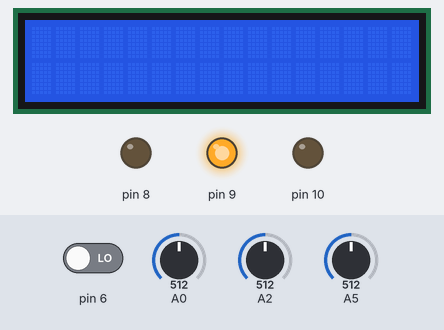
Recording of a sketch running on a simulated Arduino Uno, built with avr-gcc and run on an emulated ATmega328P. Parts: 16×2 character LCD, output pins drawn as LEDs (lit = HIGH). The inputs (shaded band) are chosen by the test bench; at power-on: A0 = 512, pin 6 LOW, A2 = 512, A5 = 512.

Above: at 1.2 s.
1.3 s: A0 set to 66
2.8 s: A0 set to 61
At 4.0 s:
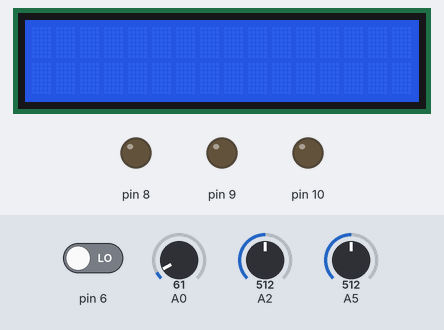
4.3 s: A0 set to 17
At 5.2 s:
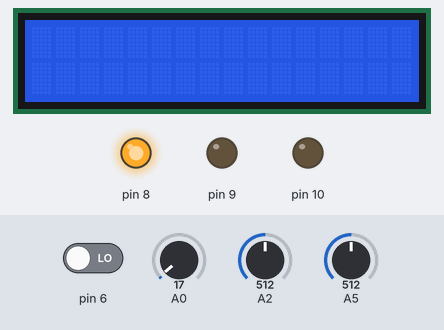
5.8 s: pin 6 driven HIGH
At 6.5 s:
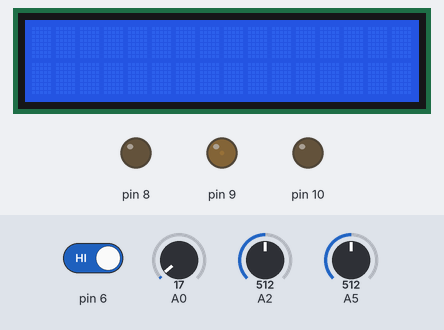
Timing chart, 0 to 8.3 s (numbered marks = the images above; inputs shaded):
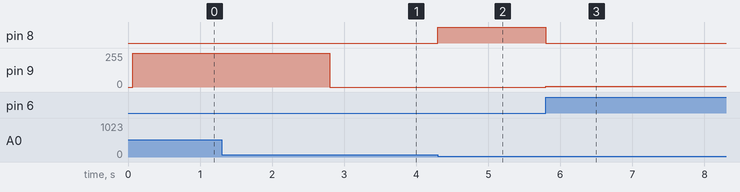

The sketch:

projetoFinalFIPA6.ino
```cpp
//Bibliotecas
#include <LiquidCrystal.h>

//Variáveis LCD
LiquidCrystal lcd(12, 11, 5, 4, 3, 2);
String texto1, texto2;


//Variáveis menu
int estado=0;
int sensorValue;
boolean indo=false;

//Variáveis  Módulo 1
int temperatura = 0;
int ler_cooler;
int contadorImprimeTela = 0;

//Variáveis Módulo 2
int potenciometro;

//Variáveis Módulo 3
String inputString = "";
boolean stringComplete = false;
boolean ligado=false;
int convertido;

//Funçoes LCD
void imprimeLcd(LiquidCrystal lcd, String textoCima, String textoBaixo) {
  lcd.clear();
  lcd.setCursor(0,0);
  lcd.print(textoCima);
  lcd.setCursor(0,1);
  lcd.print(textoBaixo);
  delay(10);
}
//Funções Diversas
int Menor(int menor1,int menor2,int x, int i)
{
  if(x == 0) return (menor2);
  if(menor1 < menor2) menor2 = menor1;
  switch (i) {
    case 0:
      Menor(analogRead(A0),menor2,x-1, i);
    break;
    case 1:
      Menor(analogRead(A1),menor2,x-1, i);
    break;
    case 2:
      Menor(analogRead(A2),menor2,x-1, i);
    break;
    case 3:
      Menor(analogRead(A3),menor2,x-1, i);
    break;
    case 4:
      Menor(analogRead(A4),menor2,x-1, i);
    break;
    case 5:
      Menor(analogRead(A5),menor2,x-1, i);
    break;
  }
}

void zeraPinos() {
  digitalWrite(8, LOW);
  digitalWrite(9, LOW);
  digitalWrite(10, LOW);
}

void setup() {
  //Inicializações Menu
  Serial.begin(9600);
  pinMode(6, INPUT);
  //Inicializações LCD
  lcd.begin(16,2);
  //Inicializações Módulo 1
  pinMode(9,OUTPUT);
  pinMode(8,OUTPUT);
  //Inicializações Módulo 2
  pinMode(10,OUTPUT);
  //Inicializações Módulo 3
  inputString.reserve(200);
}

//Módulo 1
void modulo1() {
  temperatura = analogRead(A0);
  temperatura *= 0.48828125;
  //ler_cooler = analogRead(A2);
  ler_cooler = analogRead(A2);
  texto2 = "";
  texto2+="T = ";
  texto2+=temperatura;
  texto2+= " V = ";
  texto2+= map(ler_cooler,0,500,0,100);
  texto2+= "%";
  if(temperatura > 29)
  {
    digitalWrite(9,HIGH);
    digitalWrite(8,LOW);
  }
  else
  {
    digitalWrite(9,LOW);
    if(temperatura <= 27)
    {
      digitalWrite(8,HIGH);
    }
    else
    {
      digitalWrite(8,LOW);
    }
  }
  texto1= "Modulo 1";
  if (contadorImprimeTela == 100){
    imprimeLcd(lcd, texto1, texto2);
    contadorImprimeTela = 0;
  }
  else {
    contadorImprimeTela++;
  }
}

//Módulo 2
void modulo2() {
  potenciometro = analogRead(A5);
  texto1 = "Modulo 2";
  texto2 = "";
  texto2+="P = ";
  texto2+=potenciometro;
  if (potenciometro>=500) {
    digitalWrite(8, LOW);
    analogWrite(9,map(potenciometro,500,1023,0,255));
  }
  else {
    digitalWrite(9, LOW);
    analogWrite(8, map(potenciometro,0,499,0,255));
  }
  imprimeLcd(lcd, texto1, texto2);
}

//Módulo 3
boolean testaVel(String valor) {
  if (valor=="48"||valor=="49"||valor=="50"||valor=="51"||valor=="52"||valor=="53"||valor=="54"||valor=="55"||valor=="56"||valor=="57") {
    return true;
  }
  return false;
}

int converteVel(String valor) {
  if (valor=="48") return 0;
  if (valor=="49") return 1;
  if (valor=="50") return 2;
  if (valor=="51") return 3;
  if (valor=="52") return 4;
  if (valor=="53") return 5;
  if (valor=="54") return 6;
  if (valor=="55") return 7;
  if (valor=="56") return 8;
  if (valor=="57") return 9;
}

void modulo3() {
  if (stringComplete) {
    if (inputString=="97") {
      if (ligado) {
        digitalWrite(8, LOW);
        ligado = false;
      }
      else {
        digitalWrite(8, HIGH);
        ligado = true;
      }
    }
    stringComplete = false;
  }
  else if (testaVel(inputString)) {
    convertido = converteVel(inputString);
    analogWrite(9, map(convertido, 0,9,0,255));
  }
  texto1 = "Modulo 3";
  texto2 = "LED: ";
  if (ligado) texto2+="ON";
  else texto2+="OFF";
  texto2+= " V= ";
  texto2+= map(convertido, 0, 9, 0, 100);
  imprimeLcd(lcd, texto1, texto2);
}

void serialEvent() {
  while (Serial.available()) {
    String inChar = (String)Serial.read();
    inputString = inChar;
    stringComplete = true;
  }
}

void loop() {
  sensorValue = digitalRead(6);
  if (sensorValue==1&&!indo) {
    estado ++;
    indo = true;
    zeraPinos();
  }
  if (indo&&sensorValue==0) {
    indo= false;
  }
  if(estado>=3) estado=0;
  switch (estado) {
    case 0:
      //Serial.print("Modulo 1");
      modulo1();
    break;
    case 1:
      //Serial.print("Modulo 2");
      modulo2();
    break;
    case 2:
      //Serial.print("Modulo 3");
      modulo3();
    break;
  }
}
```

Measured:
- the behaviour switches between 62 and 61 on A0 (found by bisection; images 0 and 1)
- after the input at 1.3 s, every drawn part: stays the same
- after the input at 2.8 s, pin 9: 255/255 → 0/255 at once
- after the input at 4.3 s, pin 8: LOW → HIGH at once
- after the input at 5.8 s, pin 8: HIGH → LOW at once; pin 9: 0/255 → 5/255 at once
